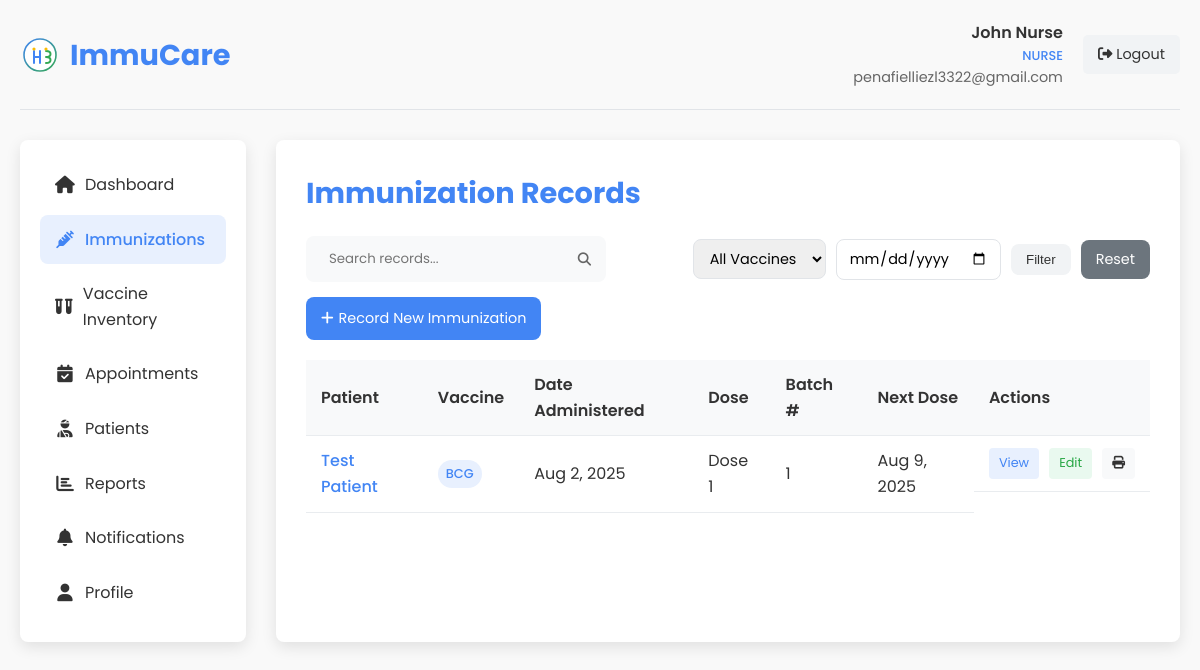
/nurse_immunizations.php (signed in), run on the app's committed database.
### tables this page shows
CREATE TABLE `immunizations` (
  `id` int(11) NOT NULL,
  `patient_id` int(11) NOT NULL,
  `vaccine_id` int(11) NOT NULL,
  `administered_by` int(11) NOT NULL,
  `dose_number` int(11) DEFAULT 1,
  `batch_number` varchar(50) DEFAULT NULL,
  `expiration_date` date DEFAULT NULL,
  `administered_date` datetime NOT NULL,
  `next_dose_date` date DEFAULT NULL,
  `location` varchar(100) DEFAULT NULL,
  `diagnosis` text DEFAULT NULL,
  `transaction_id` varchar(100) DEFAULT NULL,
  `transaction_number` varchar(50) DEFAULT NULL,
  `created_at` datetime NOT NULL,
  `updated_at` timestamp NOT NULL DEFAULT current_timestamp() ON UPDATE current_timestamp()
);

CREATE TABLE `patients` (
  `id` int(11) NOT NULL,
  `user_id` int(11) DEFAULT NULL,
  `first_name` varchar(50) NOT NULL,
  `middle_name` varchar(50) DEFAULT NULL,
  `last_name` varchar(50) NOT NULL,
  `date_of_birth` date NOT NULL,
  `gender` enum('male','female','other') NOT NULL,
  `blood_type` varchar(10) DEFAULT NULL COMMENT 'Patient blood type (A+, A-, B+, B-, AB+, AB-, O+, O-)',
  `purok` text NOT NULL,
  `city` varchar(100) NOT NULL,
  `province` varchar(100) NOT NULL,
  `postal_code` varchar(20) DEFAULT NULL,
  `phone_number` varchar(20) DEFAULT NULL,
  `medical_history` text DEFAULT NULL,
  `allergies` text DEFAULT NULL,
  `diagnosis` text DEFAULT NULL COMMENT 'Patient diagnosis information',
  `created_at` datetime NOT NULL,
  `updated_at` timestamp NOT NULL DEFAULT current_timestamp() ON UPDATE current_timestamp()
);

CREATE TABLE `vaccines` (
  `id` int(11) NOT NULL,
  `name` varchar(100) NOT NULL,
  `manufacturer` varchar(100) DEFAULT NULL,
  `description` text DEFAULT NULL,
  `recommended_age` varchar(100) DEFAULT NULL,
  `doses_required` int(11) DEFAULT 1,
  `days_between_doses` int(11) DEFAULT NULL,
  `is_active` tinyint(1) DEFAULT 1,
  `created_at` datetime NOT NULL,
  `updated_at` timestamp NOT NULL DEFAULT current_timestamp() ON UPDATE current_timestamp()
);

### nurse_immunizations.php (the view, shortened to what this page needs)
<?php
$user_id = $_SESSION['user_id'];
$user_name = $_SESSION['user_name'];
$user_email = $_SESSION['user_email'];
$conn = new mysqli(DB_HOST, DB_USER, DB_PASS, DB_NAME);
$search = isset($_GET['search']) ? $_GET['search'] : '';
$search_condition = '';
$filter_date = isset($_GET['filter_date']) ? $_GET['filter_date'] : '';
$date_condition = '';
$vaccine_condition = '';
$page = isset($_GET['page']) ? (int)$_GET['page'] : 1;
$records_per_page = 10;
$offset = ($page - 1) * $records_per_page;
$stmt = $conn->prepare("SELECT i.*, p.first_name, p.last_name, v.name as vaccine_name, v.doses_required
                        FROM immunizations i
                        JOIN patients p ON i.patient_id = p.id
                        JOIN vaccines v ON i.vaccine_id = v.id
                        WHERE i.administered_by = ? $search_condition $date_condition $vaccine_condition
                        ORDER BY i.administered_date DESC
                        LIMIT ?, ?");
$stmt->bind_param("iii", $user_id, $offset, $records_per_page);
$stmt->execute();
$immunizations = $stmt->get_result();
?>
<!DOCTYPE html>
<html lang="en">
<head>
    <link rel="stylesheet" href="styles.css">
    <link rel="stylesheet" href="https://cdnjs.cloudflare.com/ajax/libs/font-awesome/6.4.0/css/all.min.css">
</head>
<body>
    <div class="dashboard-container">
        <div class="dashboard-header">
            <div class="dashboard-logo">
                <img src="images/logo.svg" alt="ImmuCare Logo">
                <h1>ImmuCare</h1>
            </div>
            <div class="user-menu">
                <div class="user-info">
                    <div class="user-name"><?php echo htmlspecialchars($user_name); ?></div>
                    <div class="user-role">Nurse</div>
                    <div class="user-email"><?php echo htmlspecialchars($user_email); ?></div>
                </div>
                <a href="?logout=1" class="logout-btn">
                    <i class="fas fa-sign-out-alt"></i> Logout
                </a>
            </div>
        </div>
        <div class="dashboard-content">
            <div class="sidebar">
                <ul class="sidebar-menu">
                    <li><a href="nurse_dashboard.php"><i class="fas fa-home"></i> Dashboard</a></li>
                    <li><a href="nurse_immunizations.php" class="active"><i class="fas fa-syringe"></i> Immunizations</a></li>
                    <li><a href="nurse_vaccine_inventory.php"><i class="fas fa-vials"></i> Vaccine Inventory</a></li>
                    <li><a href="nurse_appointments.php"><i class="fas fa-calendar-check"></i> Appointments</a></li>
                    <li><a href="nurse_patients.php"><i class="fas fa-user-injured"></i> Patients</a></li>
                    <li><a href="nurse_reports.php"><i class="fas fa-chart-bar"></i> Reports</a></li>
                    <li><a href="nurse_notifications.php"><i class="fas fa-bell"></i> Notifications</a></li>
                    <li><a href="nurse_profile.php"><i class="fas fa-user"></i> Profile</a></li>
                </ul>
            </div>
            <div class="main-content">
                <h2 class="page-title">Immunization Records</h2>
                <div class="action-bar">
                    <form class="search-form" action="" method="GET">
                        <input type="text" name="search" placeholder="Search records..." value="<?php echo htmlspecialchars($search); ?>">
                        <button type="submit"><i class="fas fa-search"></i></button>
                    </form>
                    <form class="filter-form" action="" method="GET">
                        <select name="filter_vaccine">
                            <option value="0">All Vaccines</option>
                        </select>
                        <input type="date" name="filter_date" value="<?php echo $filter_date; ?>">
                        <button type="submit">Filter</button>
                        <a href="nurse_immunizations.php" class="btn-sm">Reset</a>
                    </form>
                    <a href="#" class="add-btn" onclick="openImmunizationModal()">
                        <i class="fas fa-plus"></i> Record New Immunization
                    </a>
                </div>
                <table class="immunization-table">
                    <thead>
                        <tr>
                            <th>Patient</th>
                            <th>Vaccine</th>
                            <th>Date Administered</th>
                            <th>Dose</th>
                            <th>Batch #</th>
                            <th>Next Dose</th>
                            <th>Actions</th>
                        </tr>
                    </thead>
                    <tbody>
                        <?php if ($immunizations->num_rows > 0): ?>
                            <?php while ($immunization = $immunizations->fetch_assoc()): ?>
                                <tr>
                                    <td class="patient-name">
                                        <?php echo htmlspecialchars($immunization['first_name'] . ' ' . $immunization['last_name']); ?>
                                    </td>
                                    <td>
                                        <span class="vaccine-badge"><?php echo htmlspecialchars($immunization['vaccine_name']); ?></span>
                                    </td>
                                    <td>
                                        <?php echo date('M j, Y', strtotime($immunization['administered_date'])); ?>
                                    </td>
                                    <td>
                                        Dose <?php echo $immunization['dose_number']; ?>
                                    </td>
                                    <td>
                                        <?php echo htmlspecialchars($immunization['batch_number']); ?>
                                    </td>
                                    <td>
                                        <?php
                                        if ($immunization['next_dose_date']) {
                                            echo date('M j, Y', strtotime($immunization['next_dose_date']));
                                        } else {
                                            echo "N/A";
                                        }
                                        ?>
                                    </td>
                                    <td class="action-buttons">
                                        <a href="#" class="view-btn" onclick="openViewModal(<?php echo $immunization['id']; ?>)">View</a>
                                        <a href="#" class="edit-btn" onclick="openEditModal(<?php echo $immunization['id']; ?>)">Edit</a>
                                        <a href="#" class="print-btn" onclick="openPrintModal(<?php echo $immunization['id']; ?>)" title="Print Certificate">
                                            <i class="fas fa-print"></i>
                                        </a>
                                    </td>
                                </tr>
                            <?php endwhile; ?>
                        <?php else: ?>
                            <tr>
                                <td colspan="7" style="text-align: center;">No immunization records found.</td>
                            </tr>
                        <?php endif; ?>
                    </tbody>
                </table>
            </div>
        </div>
    </div>
</body>
</html>

### styles.css (style rules this page uses)
:root { --primary-color: #4285f4; --secondary-color: #34a853; --accent-color: #fbbc05; --text-color: #333; --light-text: #666; --bg-light: #f9f9f9; --bg-white: #ffffff; --shadow: 0 5px 15px rgba(0, 0, 0, 0.1); --border-radius: 8px; --transition: all 0.3s ease; }
* { margin: 0; padding: 0; box-sizing: border-box; }
html { scroll-behavior: smooth; }
body { font-family: 'Poppins', sans-serif; line-height: 1.6; color: var(--text-color); background-color: var(--bg-light); }
a { text-decoration: none; color: inherit; }
ul { list-style: none; }
img { max-width: 100%; height: auto; }

### data on the page
immunizations: patient.last_name "Test Patient", vaccine.name "BCG", administered_date "Aug 2, 2025", dose_number "1", batch_number "1", next_dose_date "Aug 9, 2025"

### other printed values
$user_name "John Nurse"
$user_email "penafielliezl3322@gmail.com"
